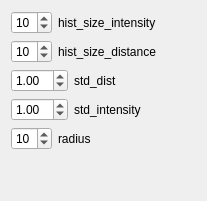
            <widget class="QWidget" name="tab_9">
             <attribute name="title">
              <string>SpinImagesOptions</string>
             </attribute>
             <layout class="QVBoxLayout" name="verticalLayout_17">
              <item>
               <layout class="QHBoxLayout" name="horizontalLayout_82">
                <item>
                 <widget class="QSpinBox" name="hist_size_intensity">
                  <property name="value">
                   <number>10</number>
                  </property>
                 </widget>
                </item>
                <item>
                 <widget class="QLabel" name="label_82">
                  <property name="text">
                   <string>hist_size_intensity</string>
                  </property>
                 </widget>
                </item>
                <item>
                 <spacer name="horizontalSpacer_82">
                  <property name="orientation">
                   <enum>Qt::Horizontal</enum>
                  </property>
                  <property name="sizeHint" stdset="0">
                   <size>
                    <width>40</width>
                    <height>20</height>
                   </size>
                  </property>
                 </spacer>
                </item>
               </layout>
              </item>
              <item>
               <layout class="QHBoxLayout" name="horizontalLayout_83">
                <item>
                 <widget class="QSpinBox" name="hist_size_distance">
                  <property name="value">
                   <number>10</number>
                  </property>
                 </widget>
                </item>
                <item>
                 <widget class="QLabel" name="label_83">
                  <property name="text">
                   <string>hist_size_distance</string>
                  </property>
                 </widget>
                </item>
                <item>
                 <spacer name="horizontalSpacer_83">
                  <property name="orientation">
                   <enum>Qt::Horizontal</enum>
                  </property>
                  <property name="sizeHint" stdset="0">
                   <size>
                    <width>40</width>
                    <height>20</height>
                   </size>
                  </property>
                 </spacer>
                </item>
               </layout>
              </item>
              <item>
               <layout class="QHBoxLayout" name="horizontalLayout_85">
                <item>
                 <widget class="QDoubleSpinBox" name="std_dist">
                  <property name="value">
                   <double>1.000000000000000</double>
                  </property>
                 </widget>
                </item>
                <item>
                 <widget class="QLabel" name="label_85">
                  <property name="text">
                   <string>std_dist</string>
                  </property>
                 </widget>
                </item>
                <item>
                 <spacer name="horizontalSpacer_85">
                  <property name="orientation">
                   <enum>Qt::Horizontal</enum>
                  </property>
                  <property name="sizeHint" stdset="0">
                   <size>
                    <width>40</width>
                    <height>20</height>
                   </size>
                  </property>
                 </spacer>
                </item>
               </layout>
              </item>
              <item>
               <layout class="QHBoxLayout" name="horizontalLayout_86">
                <item>
                 <widget class="QDoubleSpinBox" name="std_intensity">
                  <property name="value">
                   <double>1.000000000000000</double>
                  </property>
                 </widget>
                </item>
                <item>
                 <widget class="QLabel" name="label_86">
                  <property name="text">
                   <string>std_intensity</string>
                  </property>
                 </widget>
                </item>
                <item>
                 <spacer name="horizontalSpacer_86">
                  <property name="orientation">
                   <enum>Qt::Horizontal</enum>
                  </property>
                  <property name="sizeHint" stdset="0">
                   <size>
                    <width>40</width>
                    <height>20</height>
                   </size>
                  </property>
                 </spacer>
                </item>
               </layout>
              </item>
              <item>
               <layout class="QHBoxLayout" name="horizontalLayout_84">
                <item>
                 <widget class="QSpinBox" name="radiusSpinImagesOptions">
                  <property name="value">
                   <number>10</number>
                  </property>
                 </widget>
                </item>
                <item>
                 <widget class="QLabel" name="label_84">
                  <property name="text">
                   <string>radius</string>
                  </property>
                 </widget>
                </item>
                <item>
                 <spacer name="horizontalSpacer_84">
                  <property name="orientation">
                   <enum>Qt::Horizontal</enum>
                  </property>
                  <property name="sizeHint" stdset="0">
                   <size>
                    <width>40</width>
                    <height>20</height>
                   </size>
                  </property>
                 </spacer>
                </item>
               </layout>
              </item>
              <item>
               <spacer name="verticalSpacer_16">
                <property name="orientation">
                 <enum>Qt::Vertical</enum>
                </property>
                <property name="sizeHint" stdset="0">
                 <size>
                  <width>20</width>
                  <height>40</height>
                 </size>
                </property>
               </spacer>
              </item>
             </layout>
            </widget>
